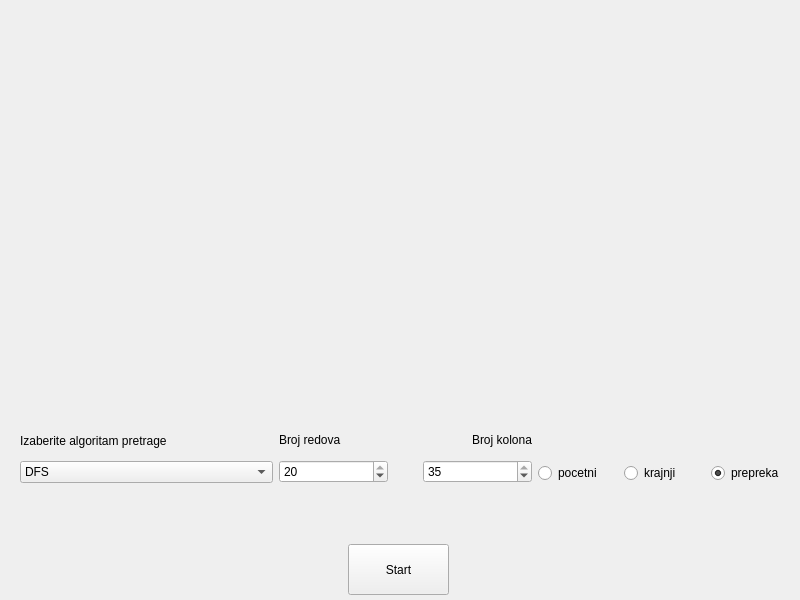
<?xml version="1.0" encoding="UTF-8"?>
<ui version="4.0">
 <class>MainWindow</class>
 <widget class="QMainWindow" name="MainWindow">
  <property name="geometry">
   <rect>
    <x>0</x>
    <y>0</y>
    <width>800</width>
    <height>600</height>
   </rect>
  </property>
  <property name="windowTitle">
   <string>MainWindow</string>
  </property>
  <widget class="QWidget" name="centralwidget">
   <widget class="QPushButton" name="btnStart">
    <property name="geometry">
     <rect>
      <x>348</x>
      <y>544</y>
      <width>101</width>
      <height>51</height>
     </rect>
    </property>
    <property name="text">
     <string>Start</string>
    </property>
   </widget>
   <widget class="QWidget" name="horizontalLayoutWidget_3">
    <property name="geometry">
     <rect>
      <x>20</x>
      <y>426</y>
      <width>771</width>
      <height>57</height>
     </rect>
    </property>
    <layout class="QHBoxLayout" name="horizontalLayout_8">
     <item>
      <layout class="QVBoxLayout" name="verticalLayout_2">
       <item>
        <widget class="QLabel" name="label_2">
         <property name="text">
          <string>Izaberite algoritam pretrage</string>
         </property>
        </widget>
       </item>
       <item>
        <widget class="QComboBox" name="selectBox">
         <item>
          <property name="text">
           <string>DFS</string>
          </property>
         </item>
         <item>
          <property name="text">
           <string>BFS</string>
          </property>
         </item>
         <item>
          <property name="text">
           <string>Dijkstra</string>
          </property>
         </item>
         <item>
          <property name="text">
           <string>A*</string>
          </property>
         </item>
        </widget>
       </item>
      </layout>
     </item>
     <item>
      <layout class="QVBoxLayout" name="verticalLayout">
       <item>
        <layout class="QHBoxLayout" name="horizontalLayout_3">
         <item>
          <widget class="QLabel" name="label">
           <property name="text">
            <string>Broj redova</string>
           </property>
          </widget>
         </item>
         <item alignment="Qt::AlignRight">
          <widget class="QLabel" name="label_3">
           <property name="text">
            <string>Broj kolona</string>
           </property>
          </widget>
         </item>
        </layout>
       </item>
       <item>
        <layout class="QHBoxLayout" name="horizontalLayout_7">
         <property name="spacing">
          <number>35</number>
         </property>
         <item>
          <widget class="QSpinBox" name="red">
           <property name="maximum">
            <number>20</number>
           </property>
           <property name="value">
            <number>20</number>
           </property>
          </widget>
         </item>
         <item>
          <widget class="QSpinBox" name="kolona">
           <property name="maximum">
            <number>35</number>
           </property>
           <property name="value">
            <number>35</number>
           </property>
          </widget>
         </item>
        </layout>
       </item>
      </layout>
     </item>
     <item>
      <layout class="QHBoxLayout" name="horizontalLayout">
       <item alignment="Qt::AlignBottom">
        <widget class="QRadioButton" name="rPocetni">
         <property name="text">
          <string>pocetni</string>
         </property>
         <property name="checked">
          <bool>false</bool>
         </property>
        </widget>
       </item>
       <item alignment="Qt::AlignBottom">
        <widget class="QRadioButton" name="rKrajnji">
         <property name="text">
          <string>krajnji</string>
         </property>
        </widget>
       </item>
       <item alignment="Qt::AlignBottom">
        <widget class="QRadioButton" name="rPrepreka">
         <property name="text">
          <string>prepreka</string>
         </property>
         <property name="checked">
          <bool>true</bool>
         </property>
        </widget>
       </item>
      </layout>
     </item>
    </layout>
   </widget>
  </widget>
 </widget>
 <resources/>
 <connections/>
</ui>
